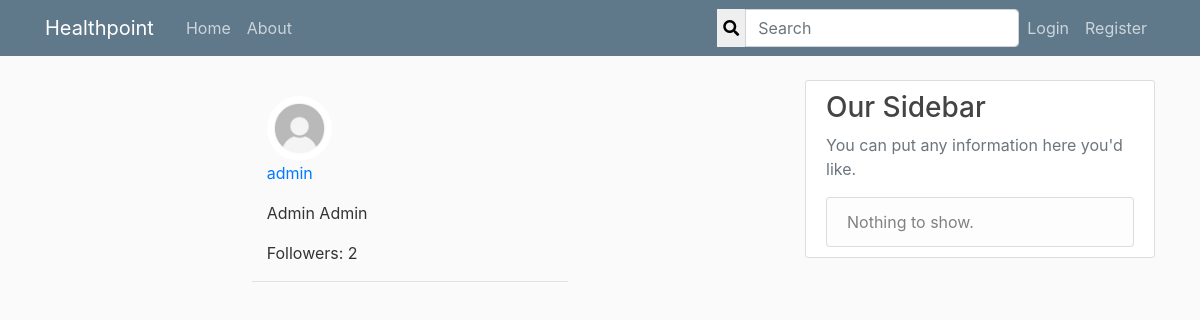
Before: /account/user_profile/3/followers/ with the older database file.
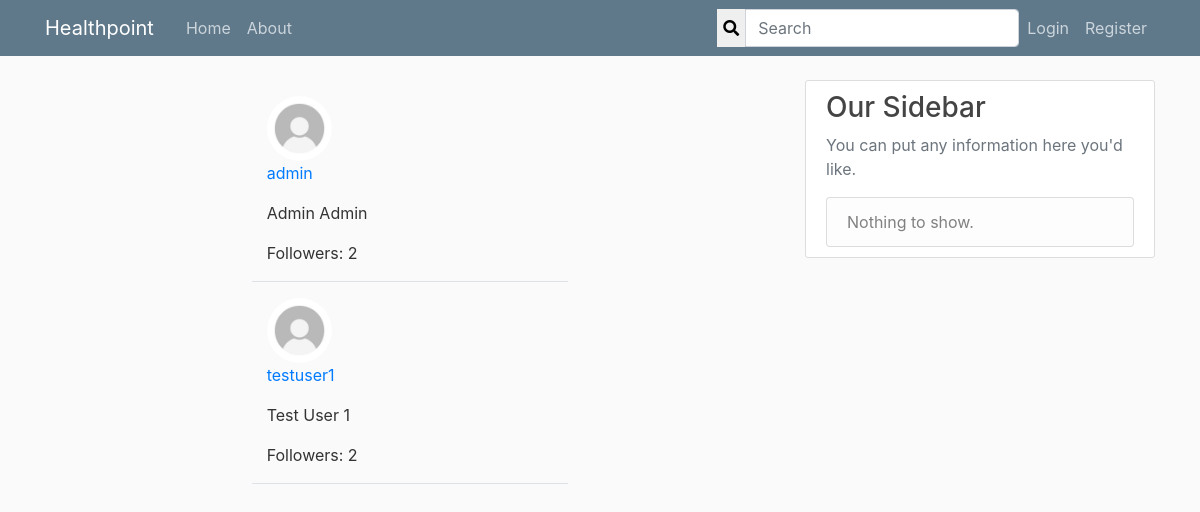
After: the same page with the newer database file.
### account/models.py (models this page shows, shortened)
class User(AbstractBaseUser, PermissionsMixin):
	id = models.AutoField(primary_key = True)
	email = models.EmailField(max_length=200, unique=True)
	user_name = models.CharField(max_length=20, unique=True)
	full_name = models.CharField(max_length=100)
	date_joined = models.DateTimeField(default=timezone.now, blank=True)
	is_staff = models.BooleanField(default=False)
	is_active = models.BooleanField(default=True)
	is_doctor = models.BooleanField(default=False)
	is_superuser = models.BooleanField(default=False)
	objects = AccountManager()
	USERNAME_FIELD = 'email'
	REQUIRED_FIELDS = ['user_name', 'full_name']

class UserProfile(models.Model):
	user = models.OneToOneField(User, related_name='profile' ,on_delete=models.CASCADE, primary_key=True)
	address = models.CharField(max_length=200, null=True, blank=True)
	profile_pic = models.ImageField(default='default.jpg', upload_to='profile_pics', null=True, blank=True)
	date_of_birth = models.DateField(null=True, blank=True)
	followers = models.ManyToManyField(User, blank=True, related_name='followers')
	followings = models.ManyToManyField(User, blank=True, related_name='followings')

### account/views.py (the view)
# urls.py: path('user_profile/<int:pk>/followers/', views.ListFollowers.as_view(), name='list-followers'),
class ListFollowers(View):
	def get(self, request, pk, *args, **kwargs):
		profile = UserProfile.objects.get(pk=pk)
		followers = profile.followers.all()
		context = {
		'profile' : profile,
		'followers' : followers,
		}
		return render(request, 'account/followers_list.html', context)

### account/templates/account/followers_list.html (shortened to what this page needs)
{% extends "healthpoint/base.html" %}
{% block content %}
{% for follower in followers %}
        <div class="row justify-content-center mt-3">
            <div class="col-md-5 col-sm-12 border-bottom position-relative">
            <img class='rounded-circle article-img' src="{{ profile.profile_pic.url }}">
                <p><a class="mr-2" href="{% url 'user_profile' follower.profile.pk %}">{{ follower.user_name }}</a></p>
                {% if follower.full_name %}
                    <p>{{ follower.full_name }}</p>
                {% endif %}
                <p>Followers: {{ follower.followers.all.count }}</p>
            </div>
        </div>
{% endfor %}
{% endblock %}

Changed rows visible on the page:
now on this page (row edited): User: profile_pic (placeholder picture), user_name "testuser1", full_name "Test User 1", followers.all.count "2"
